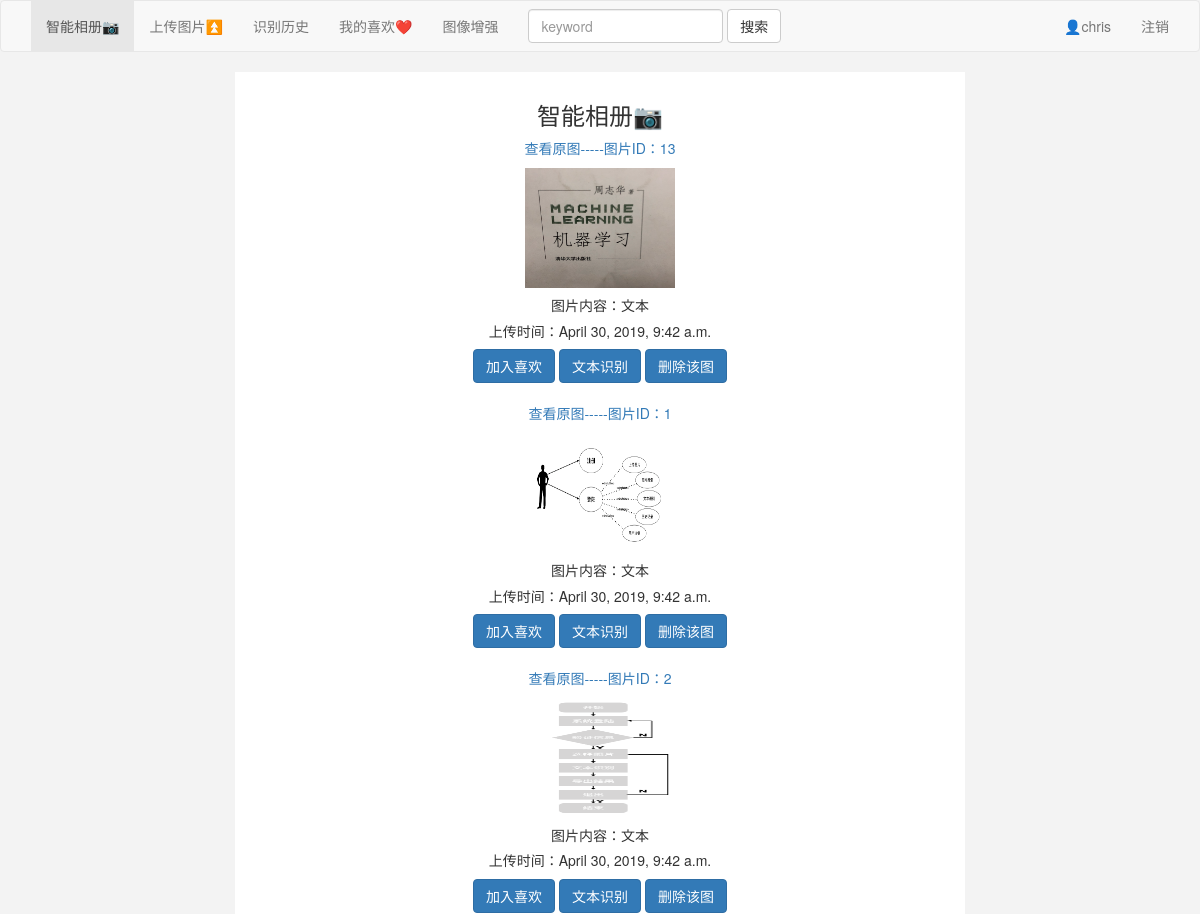
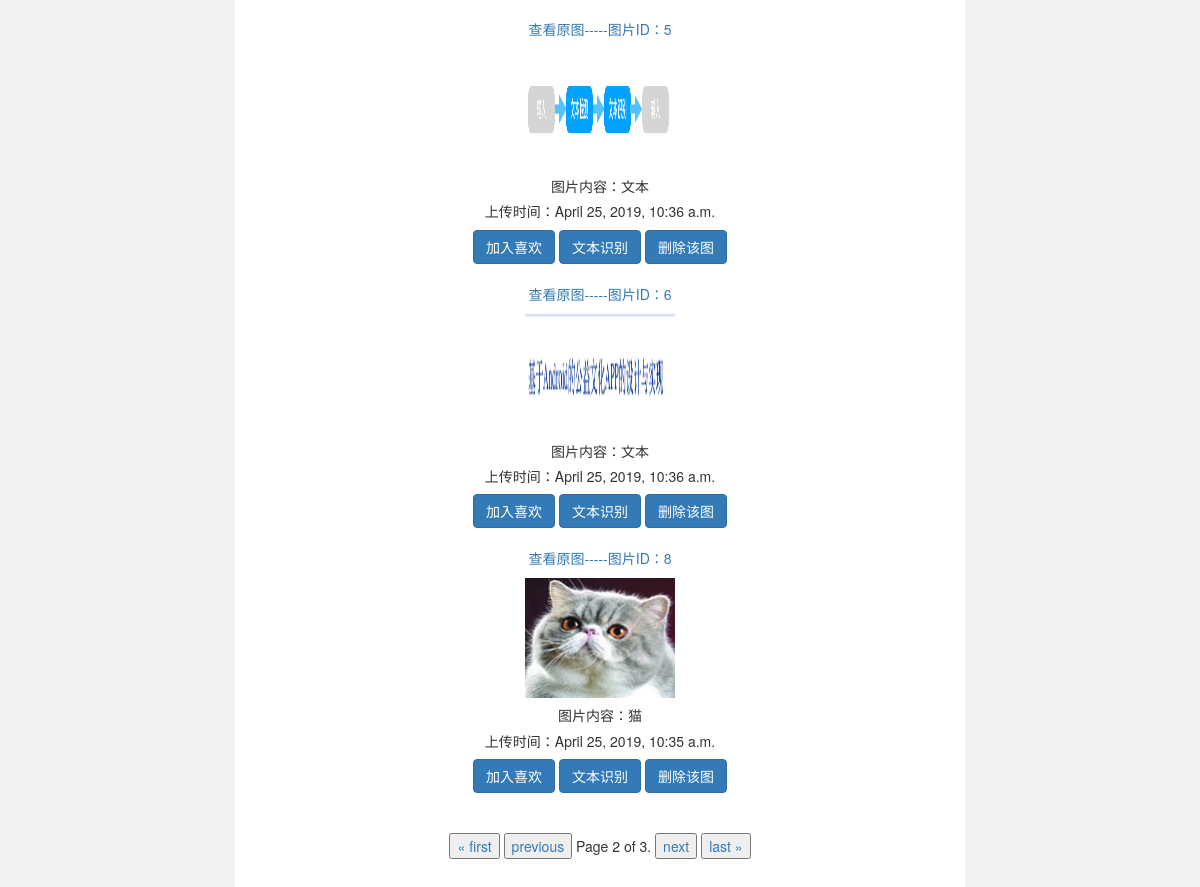
/ocr/?page=2 (signed in), run on the app's committed database (2 pictures, top to bottom).
### ocr/models.py (models this page shows)
class Image(models.Model):
    user = models.ForeignKey(User, on_delete=models.CASCADE)
    img_path = models.ImageField(upload_to='ocr/image/', blank=True, null=True, max_length=500)
    upload_date = models.DateTimeField(auto_now=True)
    tag = models.TextField()

### ocr/views.py (the view)
# urls.py: path('', views.index, name="index"),
@login_required(login_url='login')
def index(request):
    message = {}
    album = Image.objects.filter(user=request.user).order_by('-upload_date')[:15]
    paginator = Paginator(album, 6)
    page = request.GET.get('page')
    contacts = paginator.get_page(page)
    message['contacts'] = contacts
    return render(request, 'ocr/index.html', message)

### ocr/templates/ocr/index.html (shortened to what this page needs)
{% extends 'ocr/base.html' %}
{% block main %}
<div class="page-title">
<h3 class="page-title">智能相册📷</h3>
{% for image in contacts %}
    <a href="/ocr/image/{{ image.id }}/">
    <p> 查看原图-----图片ID：{{image.id }} </p>
    </a>
    <img src="/static/media/{{ image.img_path }}" width="150" height="120"/>
    <h5>
        图片内容：{{ image.tag }}
    </h5>
    <h5> 上传时间：{{ image.upload_date }} </h5>
    <a href="{% url 'add_to_favorite' id=image.id %}"><button class="btn btn-primary">加入喜欢</button></a>
    <a href="{% url 'image' id=image.id %}"><button class="btn btn-primary">文本识别</button></a>
    <a href="{% url 'delete' id=image.id %}"><button class="btn btn-primary">删除该图</button></a>
{% endfor %}
<div class="pagination">
    <span class="step-links">
        {% if contacts.has_previous %}
            <button><a href="?page=1">&laquo; first</a></button>
            <button><a href="?page={{ contacts.previous_page_number }}">previous</a></button>
        {% endif %}
        <span class="current">
            Page {{ contacts.number }} of {{ contacts.paginator.num_pages }}.
        </span>
        {% if contacts.has_next %}
            <button><a href="?page={{ contacts.next_page_number }}">next</a></button>
            <button><a href="?page={{ contacts.paginator.num_pages }}">last &raquo;</a></button>
        {% endif %}
    </span>
</div>
</div>
{% endblock %}

### ocr/templates/ocr/base.html (shortened to what this page needs)
<!DOCTYPE html>
<html lang="en">
<head>
    <link rel="stylesheet" href="https://cdn.jsdelivr.net/npm/bootstrap@3.3.7/dist/css/bootstrap.min.css"
>
    {% load static %}
    <link rel="stylesheet" type="text/css" href="{% static 'ocr/css/base.css' %}">
</head>
<body class="body">
    <nav class="navbar navbar-default">
        <div class="container-fluid">
          <div class="collapse navbar-collapse" id="bs-example-navbar-collapse-1">
            <ul class="nav navbar-nav">
                <li class="active">
                    <a href="{% url 'index' %}">
                        智能相册📷
                    </a>
                </li>
                <li><a href="{% url 'upload' %}">上传图片⏫</a></li>
                <li><a href="{% url 'history' %}">识别历史</a></li>
                <li><a href="{% url 'favorite' %}">我的喜欢❤️</a></li>
                <li><a href="">图像增强</a></li>
            </ul>
            <form class='navbar-form navbar-left' action="{% url 'search' %}", method="POST" enctype="multipart/form-data">
              <div class="form-group">
                  <input type="text" class="form-control" placeholder="keyword" name="keyword">
              </div>
              <button type="submit" class="btn btn-default">搜索</button>
            </form>
            <ul class="nav navbar-nav navbar-right">
                {% if user.is_authenticated %}
                    <li><a href="#">👤{{ user.username }}</a></li>
                    <li><a href="{% url 'logout' %}"> 注销 </a></li>
                {% else %}
                    <li><a href="{% url 'login' %}">登录</a></li>
                    <li><a href="{% url 'register' %}">注册</a> </li>
                {% endif %}
            </ul>
          </div>
        </div>
    </nav>
    <div class="main">
    {% block main %}
    {% endblock %}
    </div>
</body>
</html>

### ocr/static/ocr/css/base.css (style rules this page uses)
.body { background: #f3f3f3; }
.main { background: #fff; width: 730px; margin: 0 auto; overflow: hidden; padding: 10px; }
.page-title { text-align: center; }

### data on the page
Image: id "13", img_path (picture), tag "文本", upload_date "April 30, 2019, 9:42 a.m."
Image: id "1", img_path (picture), tag "文本", upload_date "April 30, 2019, 9:42 a.m."
Image: id "2", img_path (picture), tag "文本", upload_date "April 30, 2019, 9:42 a.m."
Image: id "5", img_path (picture), tag "文本", upload_date "April 25, 2019, 10:36 a.m."
Image: id "6", img_path (picture), tag "文本", upload_date "April 25, 2019, 10:36 a.m."
Image: id "8", img_path (picture), tag "猫", upload_date "April 25, 2019, 10:35 a.m."

### other printed values
{{ user.username }} "chris"
{{ contacts.number }} "2"
{{ contacts.paginator.num_pages }} "3"
